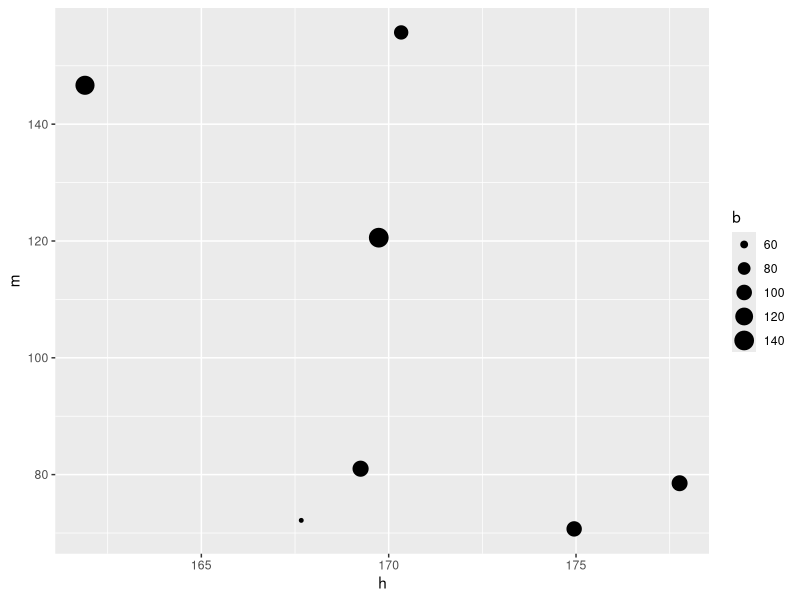

Recreate this plot in R.
library(tidyverse)

starwars

# filter(films, match("영화제목")) 코드가 실행되지 않아 일일이 새로운 데이터로 지정하였습니다
tesb <- starwars %>% filter(grepl("The Empire Strikes Back",films))
rots <- starwars %>% filter(grepl("Revenge of the Sith",films))
rotj <- starwars %>% filter(grepl("Return of the Jedi",films))
tfa <- starwars %>% filter(grepl("The Force Awakens",films))
aotc <- starwars %>% filter(grepl("Attack of the Clones",films))
tpm <- starwars %>% filter(grepl("The Phantom Menace",films))
anh <- starwars %>% filter(grepl("A New Hope",films))

# 데이터를 summarize하여 각 film의 feature를 뽑아냈습니다. 
# 이 때 feature에 해당될 수 있는 것은 정수 / 실수 형태의 data만을 포함하였습니다 (height, mass, birth_year)
s1 = summarize(tesb, h = mean(height, na.rm = TRUE), m = mean(mass, na.rm = TRUE), b = mean(birth_year, na.rm = TRUE))
s2 = summarize(rots, h = mean(height, na.rm = TRUE), m = mean(mass, na.rm = TRUE), b = mean(birth_year, na.rm = TRUE))
s3 = summarize(rotj, h = mean(height, na.rm = TRUE), m = mean(mass, na.rm = TRUE), b = mean(birth_year, na.rm = TRUE))
s4 = summarize(tfa, h = mean(height, na.rm = TRUE), m = mean(mass, na.rm = TRUE), b = mean(birth_year, na.rm = TRUE))
s5 = summarize(aotc, h = mean(height, na.rm = TRUE), m = mean(mass, na.rm = TRUE), b = mean(birth_year, na.rm = TRUE))
s6 = summarize(tpm, h = mean(height, na.rm = TRUE), m = mean(mass, na.rm = TRUE), b = mean(birth_year, na.rm = TRUE))
s7 = summarize(anh, h = mean(height, na.rm = TRUE), m = mean(mass, na.rm = TRUE), b = mean(birth_year, na.rm = TRUE))

# 모든 film의 데이터를 합쳐서 그래프로 나타냈습니다
# height, mass의 경우 평균이 유사한 film들이 존재했지만,
# 범례를 보면 알 수 있듯 birth_year의 경우 60~140으로,상대적으로 차이가 뚜렷하게 나타나는 편입니다.
newdata <- rbind(s1,s2,s3,s4,s5,s6,s7)

ggplot(newdata) +
  geom_point(mapping = aes(x = h, y = m, size = b))
